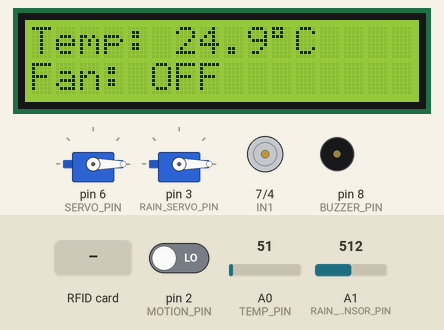
Simulated run of this sketch. Board: Arduino Uno, built with avr-gcc and run on an emulated ATmega328P. Parts: 2 × servo, 16×2 character LCD, motor-driver pin pairs drawn as motors (green arrow = first pin HIGH = forward, orange = second pin HIGH = backward, longer = more drive, scaled by the enable pin), buzzer (waves = sounding, pin HIGH). The test bench sets the inputs (shaded band); at power-on: A1 (RAIN_SENSOR_PIN) = 512, pin 2 (MOTION_PIN) LOW, A0 (TEMP_PIN) = 51. Pins used as bus, display or sensor lines are not drawn; what the sketch prints to the serial monitor is not drawn.

Above: at 2.6 s.
2.7 s: RFID card 63 4C 81 F7 held to the reader
At 4.2 s:
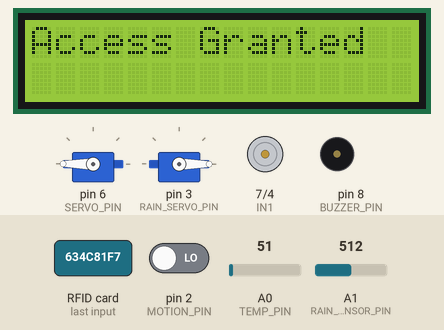
7.2 s: RFID card 5E 7A 19 C4 held to the reader
At 9.9 s:
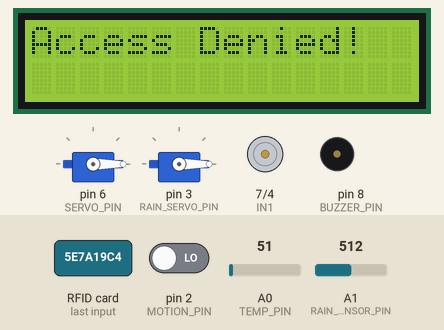
10.2 s: A1 (RAIN_SENSOR_PIN) set to 487
At 12.4 s:
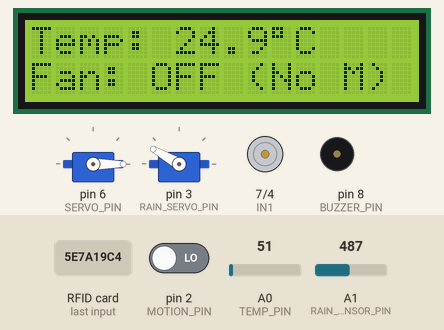
13.2 s: RFID card A3 B5 C0 A0 held to the reader
At 14.4 s:
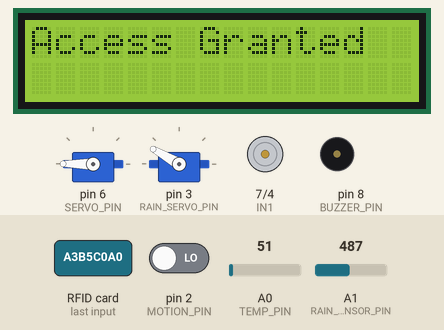
17.7 s: pin 2 (MOTION_PIN) driven HIGH
At 19.9 s:
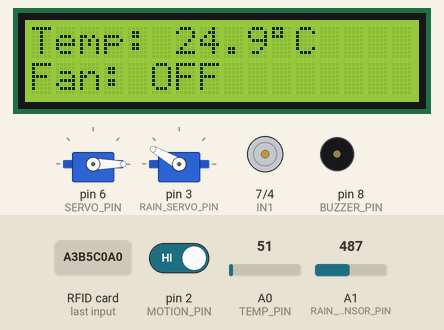
20.7 s: A0 (TEMP_PIN) set to 60
At 22.5 s:
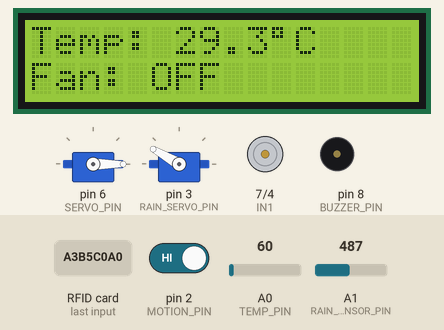
22.9 s: A0 (TEMP_PIN) set to 68
Timing chart, 0 to 25.9 s (numbered marks = the images above; inputs shaded):
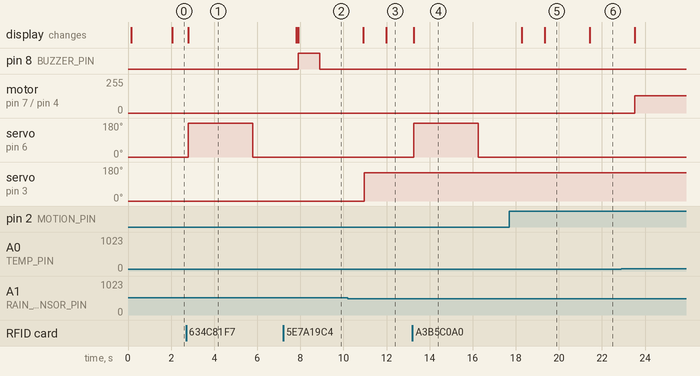

The sketch:

arduino-code.ino
```cpp
#include <SPI.h>
#include <MFRC522.h>
#include <Servo.h>
#include <Wire.h>
#include <LiquidCrystal_I2C.h>

#define SERVO_PIN 6
#define SS_PIN 10
#define RST_PIN 9
#define BUZZER_PIN 8
#define TEMP_PIN A0
#define IN1 7
#define IN2 4
#define ENA 5
#define MOTION_PIN 2
#define RAIN_SENSOR_PIN A1
#define RAIN_SERVO_PIN 3
#define RAIN_THRESHOLD 500

Servo myServo;
Servo rainServo;

MFRC522 mfrc522(SS_PIN, RST_PIN);
LiquidCrystal_I2C lcd(0x27, 16, 2);

byte readCard[4];
String tagID = "";

const int authorizedCount = 3;
String authorizedTags[authorizedCount] = {
  "634C81F7", "33588F7", "A3B5C0A0"
};

unsigned long lastTempPrint = 0;
unsigned long lastMotionTime = 0;
const unsigned long motionHoldDuration = 5000;
unsigned long accessMessageUntil = 0;

float readTemperature();
boolean getID();
boolean isAuthorized(String id);

void setup() {
  Serial.begin(9600);
  SPI.begin();
  mfrc522.PCD_Init();
  delay(4);
  mfrc522.PCD_DumpVersionToSerial();

  pinMode(BUZZER_PIN, OUTPUT);
  digitalWrite(BUZZER_PIN, LOW);

  myServo.attach(SERVO_PIN);
  myServo.write(0);

  rainServo.attach(RAIN_SERVO_PIN);
  rainServo.write(0);

  lcd.init();
  lcd.backlight();
  lcd.setCursor(0, 0);
  lcd.print("Access Control");
  lcd.setCursor(0, 1);
  lcd.print("Scan Your Card");

  pinMode(IN1, OUTPUT);
  pinMode(IN2, OUTPUT);
  pinMode(ENA, OUTPUT);
  pinMode(MOTION_PIN, INPUT);

  digitalWrite(IN1, LOW);
  digitalWrite(IN2, LOW);
  analogWrite(ENA, 0);
}

void loop() {
  bool motionDetected = digitalRead(MOTION_PIN);
  float currentTemp = readTemperature();
  int rainValue = analogRead(RAIN_SENSOR_PIN);  // Read analog value from AO pin
  //Serial.print(rainValue);
  // Handle rain detection with threshold
  if (rainValue < RAIN_THRESHOLD) {
    rainServo.write(150);  // Close or cover due to rain
  } else {
    rainServo.write(0);    // Open / no rain
  }

  // Update last motion time if motion detected
  if (motionDetected) {
    lastMotionTime = millis();
  }

  bool fanShouldRun = (millis() - lastMotionTime) <= motionHoldDuration;

  // Print temp and rain sensor value every 2 seconds if not showing access messages
  if (millis() > accessMessageUntil && millis() - lastTempPrint > 2000) {
    Serial.print("Temperature: ");
    Serial.print(currentTemp);
    Serial.print(" °C | Rain Sensor: ");
    Serial.println(rainValue);

    lcd.clear();
    lcd.setCursor(0, 0);
    lcd.print("Temp: ");
    lcd.print(currentTemp, 1);
    lcd.print((char)223);
    lcd.print("C");

    // Fan logic based on temp and motion
    if (fanShouldRun) {
      if (currentTemp > 35.0) {
        digitalWrite(IN1, HIGH);
        digitalWrite(IN2, LOW);
        analogWrite(ENA, 255);
        lcd.setCursor(0, 1);
        lcd.print("Fan: HIGH      ");
      } else if (currentTemp >= 33.0) {
        digitalWrite(IN1, HIGH);
        digitalWrite(IN2, LOW);
        analogWrite(ENA, 128);
        lcd.setCursor(0, 1);
        lcd.print("Fan: MEDIUM    ");
      } else {
        digitalWrite(IN1, LOW);
        digitalWrite(IN2, LOW);
        analogWrite(ENA, 0);
        lcd.setCursor(0, 1);
        lcd.print("Fan: OFF       ");
      }
    } else {
      digitalWrite(IN1, LOW);
      digitalWrite(IN2, LOW);
      analogWrite(ENA, 0);
      lcd.setCursor(0, 1);
      lcd.print("Fan: OFF (No M)");
    }

    lastTempPrint = millis();
  }

  // RFID card check
  if (getID()) {
    Serial.print("Card ID: ");
    Serial.println(tagID);
    lcd.clear();
    lcd.setCursor(0, 0);
    lcd.print("Card ID:");
    lcd.setCursor(0, 1);
    lcd.print(tagID);

    if (isAuthorized(tagID)) {
      Serial.println("Access Granted!");
      lcd.clear();
      lcd.setCursor(0, 0);
      lcd.print("Access Granted");
      myServo.write(180);
      delay(3000);
      myServo.write(0);
    } else {
      Serial.println("Access Denied!");
      lcd.clear();
      lcd.setCursor(0, 0);
      lcd.print("Access Denied!");
      digitalWrite(BUZZER_PIN, HIGH);
      delay(1000);
      digitalWrite(BUZZER_PIN, LOW);
    }

    accessMessageUntil = millis() + 3000;
    delay(2000);
    lcd.clear();
    lcd.setCursor(0, 0);
    lcd.print("Scan Your Card");
  }
}

boolean getID() {
  if (!mfrc522.PICC_IsNewCardPresent()) return false;
  if (!mfrc522.PICC_ReadCardSerial()) return false;

  tagID = "";
  for (uint8_t i = 0; i < 4; i++) {
    tagID.concat(String(mfrc522.uid.uidByte[i], HEX));
  }

  tagID.toUpperCase();
  mfrc522.PICC_HaltA();
  return true;
}

boolean isAuthorized(String id) {
  for (int i = 0; i < authorizedCount; i++) {
    if (id == authorizedTags[i]) return true;
  }
  return false;
}

// float readTemperature() {
//   int rawValue = analogRead(TEMP_PIN);
//   float voltage = rawValue * (5.0 / 1023.0);
//   float temperatureC = voltage * 100.0;
//   return temperatureC;
// }
float readTemperature() {
  long sum = 0;
  const int samples = 10;

  for (int i = 0; i < samples; i++) {
    sum += analogRead(TEMP_PIN);
    delay(5); // Small delay between readings
  }

  float average = sum / (float)samples;
  float voltage = average * (5.0 / 1023.0);
  float temperatureC = voltage * 100.0;
  return temperatureC;
}
```

Measured:
- the behaviour switches between 500 and 499 on A1 (RAIN_SENSOR_PIN) (found by bisection; images 2 and 3)
- after the input at 2.7 s, servo on pin 6 (SERVO_PIN): 0° → 180° after 0.09 s, → 0° 3.0 s later; the display: changes after 0.09 s (image 1)
- after the input at 7.2 s, pin 8 (BUZZER_PIN): LOW → HIGH after 0.70 s, → LOW 1.0 s later; the display: first differs from a run without the input after 0.70 s (image 2)
- after the input at 10.2 s, servo on pin 3 (RAIN_SERVO_PIN): 0° → 150° after 0.77 s
- after the input at 13.2 s, servo on pin 6 (SERVO_PIN): 0° → 180° after 0.05 s, → 0° 3.0 s later; the display: changes after 0.05 s (image 4)
- after the input at 17.7 s, the display: first differs from a run without the input after 1.6 s (image 5)
- after the input at 20.7 s, the display: changes after 0.74 s (image 6)
- after the input at 22.9 s, motor on pin 7 (IN1) / pin 4 (IN2): stopped → forward 128/255 after 0.62 s
